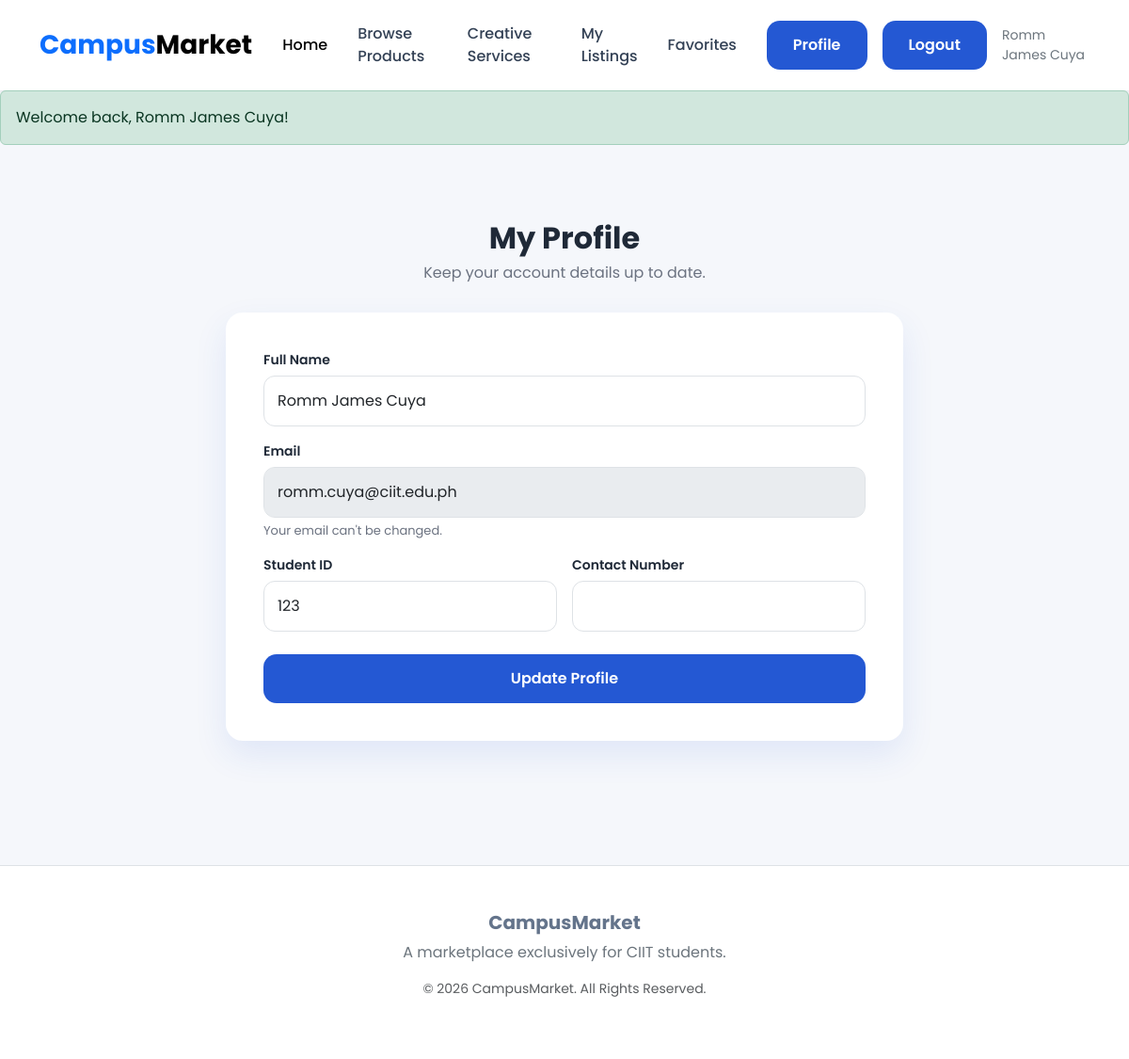
/student/profile.php (signed in), run on the app's committed database.
### tables this page shows
CREATE TABLE `users` (
  `user_id` int(11) NOT NULL,
  `full_name` varchar(100) NOT NULL,
  `email` varchar(100) NOT NULL,
  `password` varchar(255) NOT NULL,
  `student_id` varchar(50) DEFAULT NULL,
  `contact_number` varchar(20) DEFAULT NULL,
  `profile_image` varchar(255) DEFAULT 'default.png',
  `date_registered` datetime DEFAULT current_timestamp()
);

### student/profile.php (the view, shortened to what this page needs)
<?php
require_once __DIR__ . '/../config/database.php';
$stmt = $conn->prepare("SELECT * FROM users WHERE user_id = :id");
$stmt->execute(['id' => $_SESSION['user_id']]);
$user = $stmt->fetch(PDO::FETCH_ASSOC);
require_once __DIR__ . '/../includes/header.php';
?>
<div class="container py-4">
    <div class="page-header text-center">
        <h1>My Profile</h1>
        <p>Keep your account details up to date.</p>
    </div>
    <div class="form-card">
        <form method="POST" action="profile.php">
            <div class="mb-3">
                <label>Full Name</label>
                <input type="text" name="full_name" class="form-control" value="<?= sanitize($user['full_name']) ?>" required>
            </div>
            <div class="mb-3">
                <label>Email</label>
                <input type="email" class="form-control" value="<?= sanitize($user['email']) ?>" disabled>
                <p class="form-text-hint">Your email can't be changed.</p>
            </div>
            <div class="row g-3 mb-4">
                <div class="col-md-6">
                    <label>Student ID</label>
                    <input type="text" name="student_id" class="form-control" value="<?= sanitize($user['student_id']) ?>">
                </div>
                <div class="col-md-6">
                    <label>Contact Number</label>
                    <input type="text" name="contact_number" class="form-control" value="<?= sanitize($user['contact_number']) ?>">
                </div>
            </div>
            <button type="submit" class="btn btn-primary-custom w-100">Update Profile</button>
        </form>
    </div>
</div>
<?php require_once __DIR__ . '/../includes/footer.php'; ?>

### assets/css/style.css (style rules this page uses)
:root { --primary: #2458d3; --primary-dark: #173a99; --primary-light: #eaf2ff; --background: #f5f7fb; --white: #ffffff; --text: #1f2937; --gray: #6b7280; --border: #e5e7eb; --success: #22c55e; --danger: #ef4444; --warning: #f59e0b; --radius: 18px; --shadow: 0 15px 35px rgba(36, 88, 211, 0.1); }
* { margin: 0; padding: 0; box-sizing: border-box; }
body { font-family: "Poppins", sans-serif; background: var(--background); color: var(--text); }
.btn-primary-custom { background: var(--primary); border: none; color: white; border-radius: 14px; padding: 14px 28px; font-weight: 600; transition: 0.3s ease; }
.form-control { border-radius: 12px; padding: 14px; }

### assets/css/forms.css (style rules this page uses)
.page-header { padding: 40px 0 30px; }
.page-header h1 { font-weight: 700; font-size: 32px; margin-bottom: 6px; }
.page-header p { color: var(--gray); font-size: 16px; margin: 0; }
.form-card { background: var(--white); border-radius: var(--radius); box-shadow: var(--shadow); padding: 40px; max-width: 720px; margin: 0 auto 60px; }
.form-card label { font-weight: 600; font-size: 14px; color: var(--text); margin-bottom: 6px; display: block; }
.form-card .form-text-hint { color: var(--gray); font-size: 13px; margin-top: 4px; }

### data on the page
users: full_name "Romm James Cuya", email "romm.cuya@ciit.edu.ph", student_id "123"

### other printed values
$_SESSION['user_name'] "Romm James Cuya"
$_SESSION['flash_message'] "Welcome back, Romm James Cuya!"
